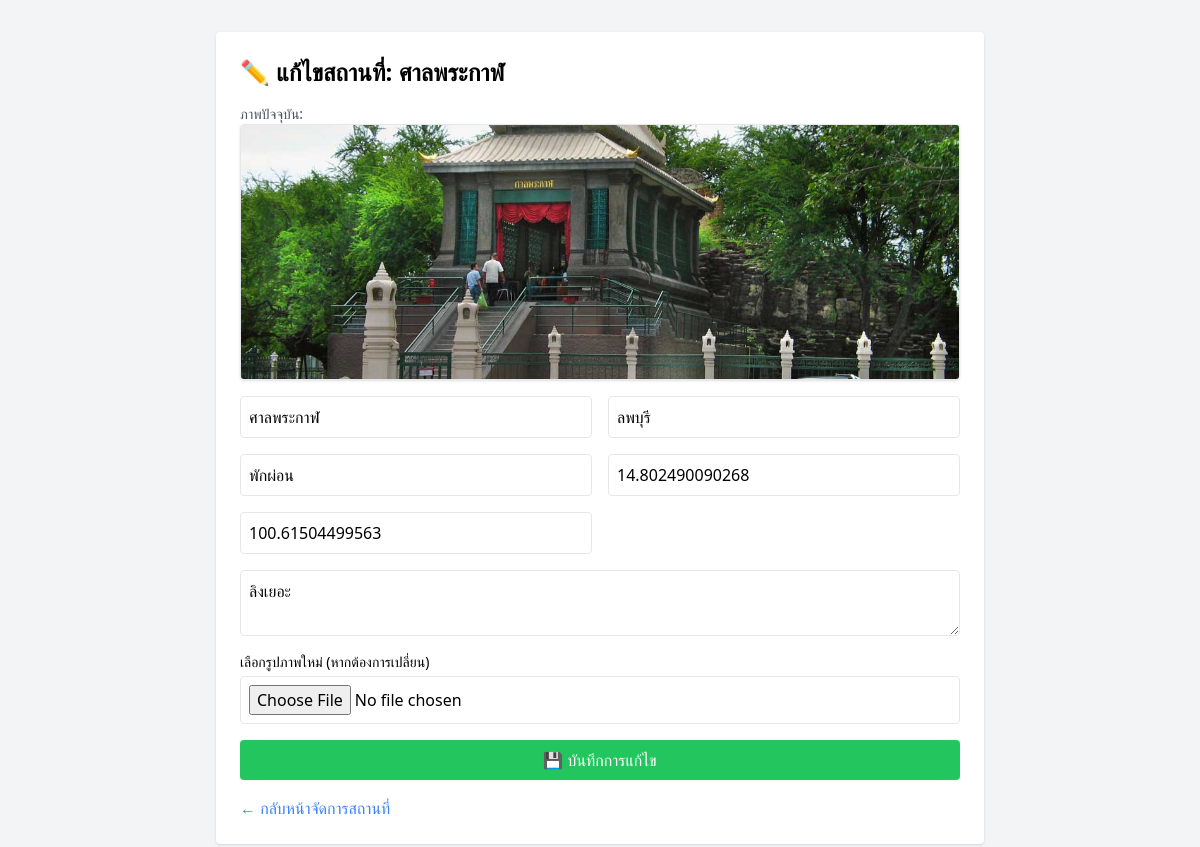
The app's page /edit_place.php?id=1 (signed in) with its own data.
### tables this page shows
CREATE TABLE `places` (
  `id` int(11) NOT NULL,
  `name` varchar(255) NOT NULL,
  `description` text DEFAULT NULL,
  `province` varchar(100) DEFAULT NULL,
  `tags` text DEFAULT NULL,
  `lat` double DEFAULT NULL,
  `lng` double DEFAULT NULL,
  `image` varchar(255) DEFAULT NULL
);

### edit_place.php (the view, shortened to what this page needs)
<?php
$mysqli = new mysqli("localhost", "root", "", "health_checkin_db");
$id = $_GET['id'] ?? null;
$stmt = $mysqli->prepare("SELECT * FROM places WHERE id = ?");
$stmt->bind_param("i", $id);
$stmt->execute();
$result = $stmt->get_result();
$place = $result->fetch_assoc();
$tags = implode(',', explode(',', $place['tags']));
?>
<!DOCTYPE html>
<html lang="th">
<head>
    <script src="https://cdn.tailwindcss.com"></script>
</head>
<body class="bg-gray-100 p-8">
    <div class="max-w-3xl mx-auto bg-white p-6 rounded shadow">
        <h1 class="text-2xl font-bold mb-4">✏️ แก้ไขสถานที่: <?= htmlspecialchars($place['name']) ?></h1>
        <?php if (!empty($place['image'])): ?>
            <div class="mb-4">
                <p class="text-sm text-gray-600">ภาพปัจจุบัน:</p>
                <img src="uploads/<?= htmlspecialchars($place['image']) ?>" alt="รูปภาพสถานที่" class="w-full max-h-64 object-cover rounded shadow border" />
            </div>
        <?php endif; ?>
        <form method="POST" action="update_place.php" enctype="multipart/form-data" class="grid grid-cols-1 md:grid-cols-2 gap-4">
            <input type="text" name="name" value="<?= htmlspecialchars($place['name']) ?>" placeholder="ชื่อสถานที่" class="border p-2 rounded" required />
            <input type="text" name="province" value="<?= htmlspecialchars($place['province']) ?>" placeholder="จังหวัด" class="border p-2 rounded" required />
            <input type="text" name="tags" value="<?= htmlspecialchars($tags) ?>" placeholder="คำค้น เช่น โยคะ,สมาธิ" class="border p-2 rounded" required />
            <input type="number" step="any" name="lat" value="<?= $place['lat'] ?>" placeholder="ละติจูด" class="border p-2 rounded" />
            <input type="number" step="any" name="lng" value="<?= $place['lng'] ?>" placeholder="ลองจิจูด" class="border p-2 rounded" />
            <textarea name="description" placeholder="คำอธิบาย" class="border p-2 rounded md:col-span-2" required><?= htmlspecialchars($place['description']) ?></textarea>
            <div class="md:col-span-2">
                <label class="block text-sm mb-1">เลือกรูปภาพใหม่ (หากต้องการเปลี่ยน)</label>
                <input type="file" name="image" accept="image/*" class="border p-2 rounded w-full">
            </div>
            <button class="bg-green-500 text-white px-4 py-2 rounded hover:bg-green-600 col-span-1 md:col-span-2">💾 บันทึกการแก้ไข</button>
        </form>
        <div class="mt-4">
            <a href="admin.php" class="text-blue-500 hover:underline">← กลับหน้าจัดการสถานที่</a>
        </div>
    </div>
</body>
</html>

### records on screen
places: name "ศาลพระกาฬ", image (picture), province "ลพบุรี", tags "พักผ่อน", lat "14.802490090268", lng "100.61504499563", description "ลิงเยอะ"
